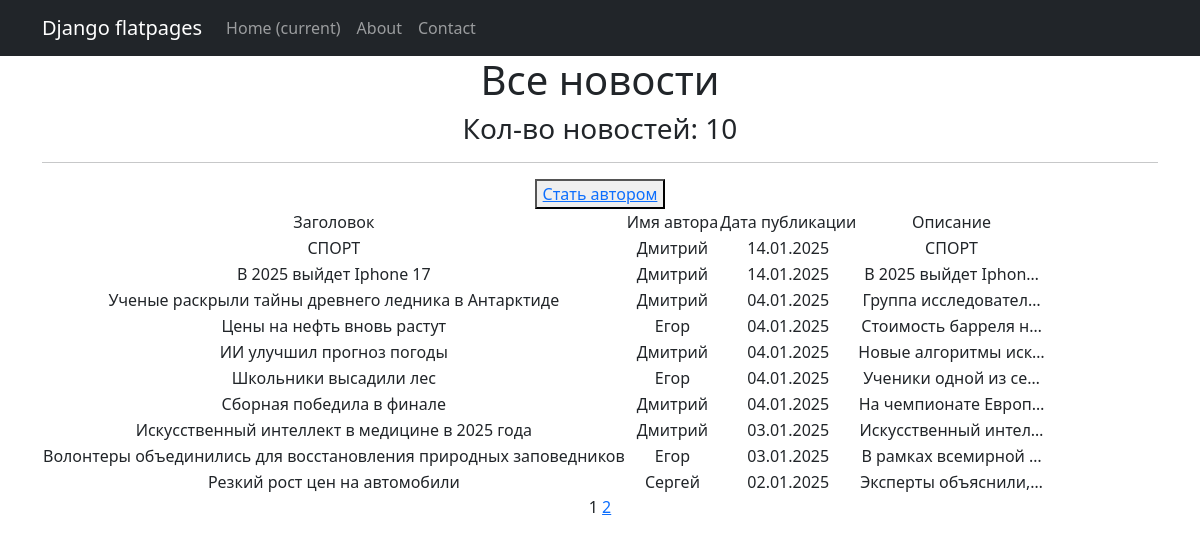
Page /news/ on the committed database.
### models_app/models.py (models this page shows, shortened)
class Post(models.Model):
    ARTICLE = 'AR'
    NEWS = 'NW'
    POST_TYPE_CHOICES = [
        (ARTICLE, 'Article'),
        (NEWS, 'News'),
    ]
    author = models.ForeignKey(Author, on_delete=models.CASCADE, related_name='posts')
    post_type = models.CharField(max_length=2, choices=POST_TYPE_CHOICES, default=ARTICLE)
    created_at = models.DateTimeField(auto_now_add=True)
    categories = models.ManyToManyField(Category, related_name='posts')
    title = models.CharField(max_length=255)
    content = models.TextField()
    rating = models.IntegerField(default=0)

class Author(models.Model):
    user = models.OneToOneField(User, on_delete=models.CASCADE)
    rating = models.IntegerField(default=0)

### models_app/views.py (the view)
# urls.py: path('news/', NewsList.as_view(), name='news_list'),
class NewsList(ListView):
    model = Post
    queryset = Post.objects.filter(post_type='NW').order_by('-created_at')
    template_name = 'news_list.html'
    context_object_name = 'news_list'
    paginate_by = 10
    def get_context_data(self, **kwargs):
        context = super().get_context_data(**kwargs)
        context['is_not_premium'] = not self.request.user.groups.filter(name='authors').exists()
        return context

### models_app/templatetags/custom_filters.py (called while the page is built)
@register.filter()
def censor(string):
    bad_words = ["убийство", "фальсификация", "хакеры"]
    if not isinstance(string, str):
        raise ValueError("Фильтр 'censor' можно применять только к строкам.")
    cleaned_string = ''.join(char for char in string if char.isalnum() or char.isspace()) #очистка строки от спец символов (!,$, и т.д.)
    words = cleaned_string.split()
    for word in words:
        if word.lower() in bad_words:
            censored_word = word[0] + "*" * (len(word) - 1)
            string = string.replace(word, censored_word)
    return string

@register.simple_tag(takes_context=True)
def url_replace(context, **kwargs):
   d = context['request'].GET.copy()
   for k, v in kwargs.items():
       d[k] = v
   return d.urlencode()

### templates/news_list.html (shortened to what this page needs)
{% extends 'flatpages/default.html' %}
{% load custom_filters %}
{% block content %}
<h1> Все новости </h1>
<h3> Кол-во новостей: {{ news_list|length }} </h3>
<hr>
{% if is_not_premium %}
<button> <a href="/sign/upgrade/"> Стать автором</a> </button>
{% endif %}
{% if news_list %}
    <table>
           <tr>
               <td>Заголовок</td>
               <td>Имя автора</td>
               <td>Дата публикации</td>
               <td>Описание</td>
           </tr>
           {% for news in news_list %}
           <tr>
               <td>{{ news.title|censor }}</td>
               <td>{{ news.author.user.first_name }}</td>
               <td>{{ news.created_at|date:'d.m.Y' }}</td>
               <td>{{ news.content|censor|truncatechars:20 }}</td>
           </tr>
           {% endfor %}
       </table>
{% else %}
    <h2> Новостей нет! </h2>
{% endif %}
   {{ page_obj.number }}
   {% if page_obj.has_next %}
       <a href="?{% url_replace page=page_obj.next_page_number %}">{{ page_obj.next_page_number }}</a>
   {% endif %}
{% endblock content %}

### rows in the picture
Post: title|censor "СПОРТ", author.user.first_name "Дмитрий", created_at "14.01.2025", content|censor "СПОРТ"
Post: title|censor "В 2025 выйдет Iphone 17", author.user.first_name "Дмитрий", created_at "14.01.2025", content|censor "В 2025 выйдет Iphon…"
Post: title|censor "Ученые раскрыли тайны древнего ледника в Антарктиде", author.user.first_name "Дмитрий", created_at "04.01.2025", content|censor "Группа исследовател…"
Post: title|censor "Цены на нефть вновь растут", author.user.first_name "Егор", created_at "04.01.2025", content|censor "Стоимость барреля н…"
Post: title|censor "ИИ улучшил прогноз погоды", author.user.first_name "Дмитрий", created_at "04.01.2025", content|censor "Новые алгоритмы иск…"
Post: title|censor "Школьники высадили лес", author.user.first_name "Егор", created_at "04.01.2025", content|censor "Ученики одной из се…"
Post: title|censor "Сборная победила в финале", author.user.first_name "Дмитрий", created_at "04.01.2025", content|censor "На чемпионате Европ…"
Post: title|censor "Искусственный интеллект в медицине в 2025 года", author.user.first_name "Дмитрий", created_at "03.01.2025", content|censor "Искусственный интел…"
Post: title|censor "Волонтеры объединились для восстановления природных заповедников", author.user.first_name "Егор", created_at "03.01.2025", content|censor "В рамках всемирной …"
Post: title|censor "Резкий рост цен на автомобили", author.user.first_name "Сергей", created_at "02.01.2025", content|censor "Эксперты объяснили,…"

### other values in the picture
{{ news_list|length }} "10"
{{ page_obj.number }} "1"
{{ page_obj.next_page_number }} "2"
